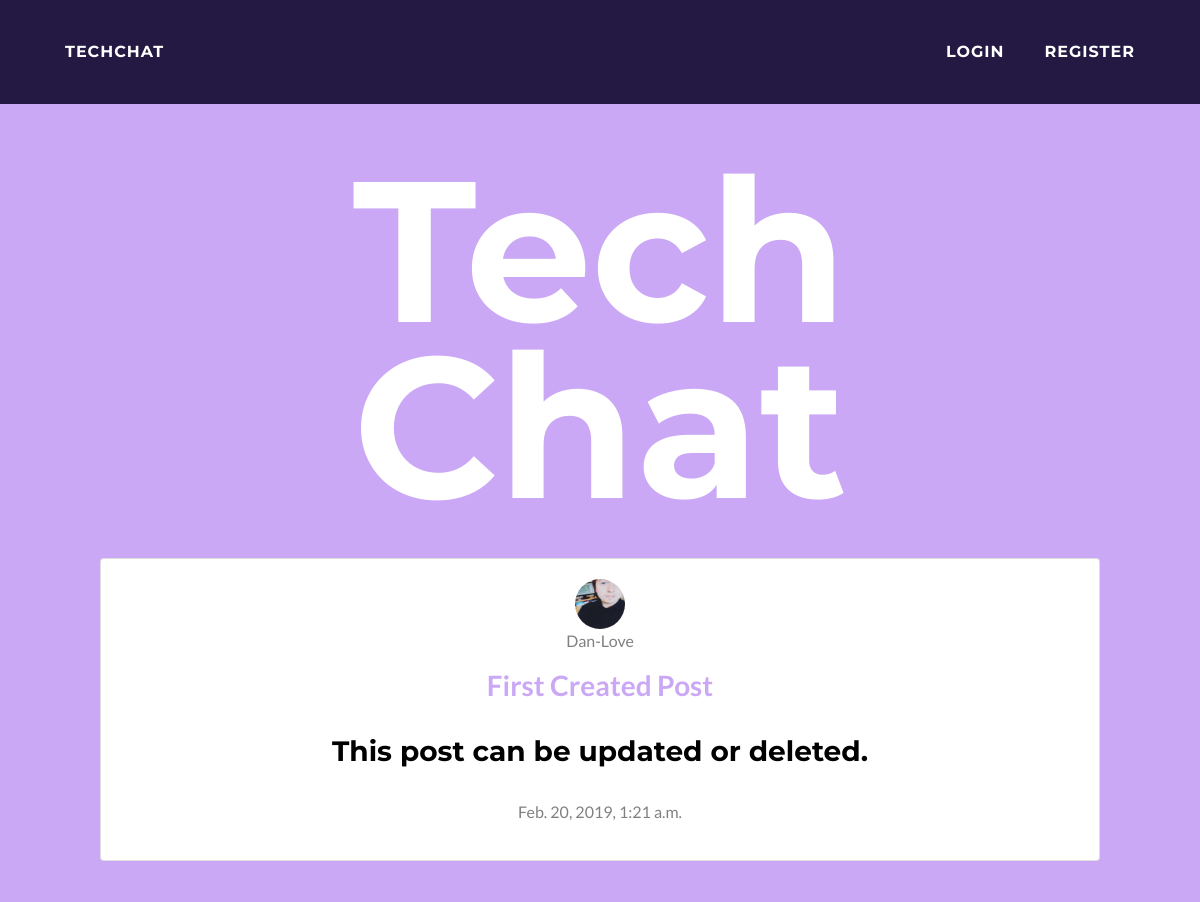
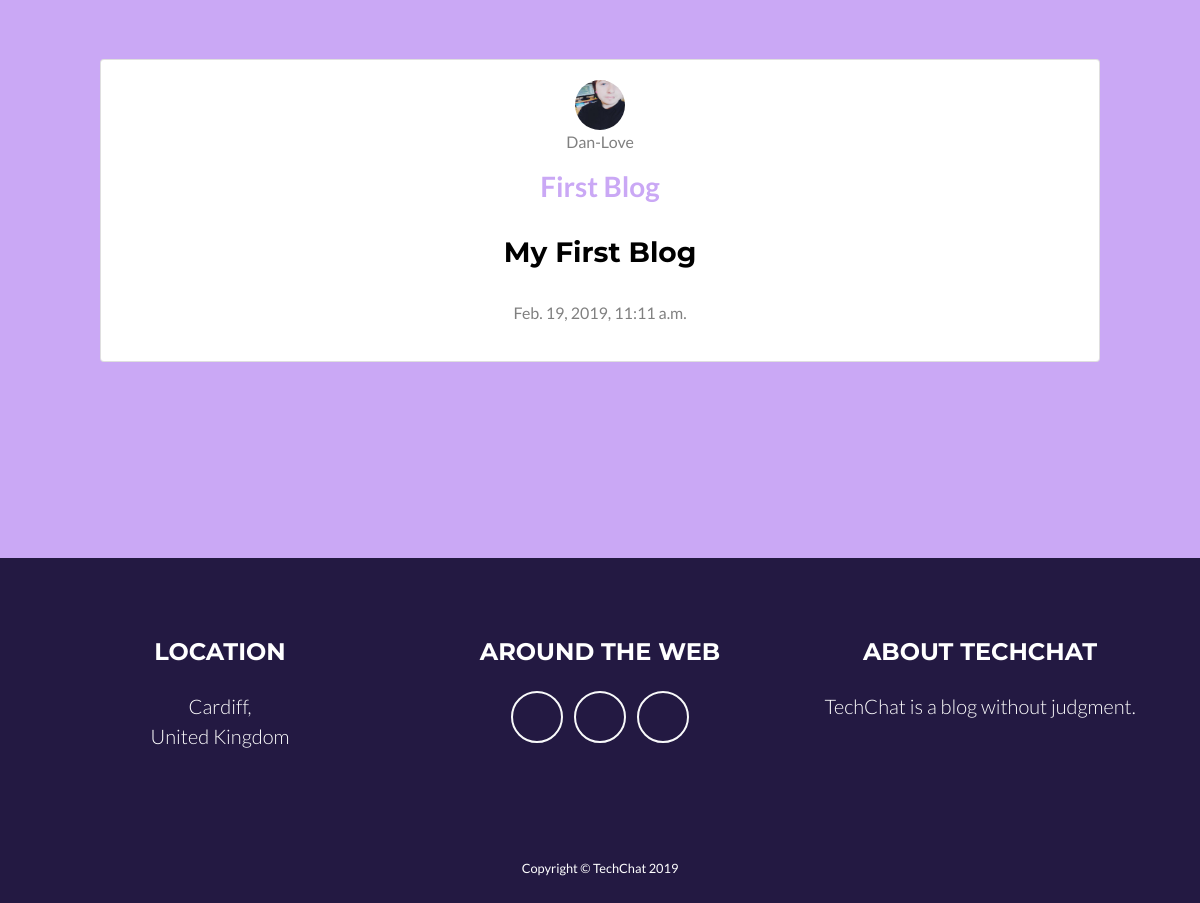
Before: /feed with the older database file (2 pictures, top to bottom).
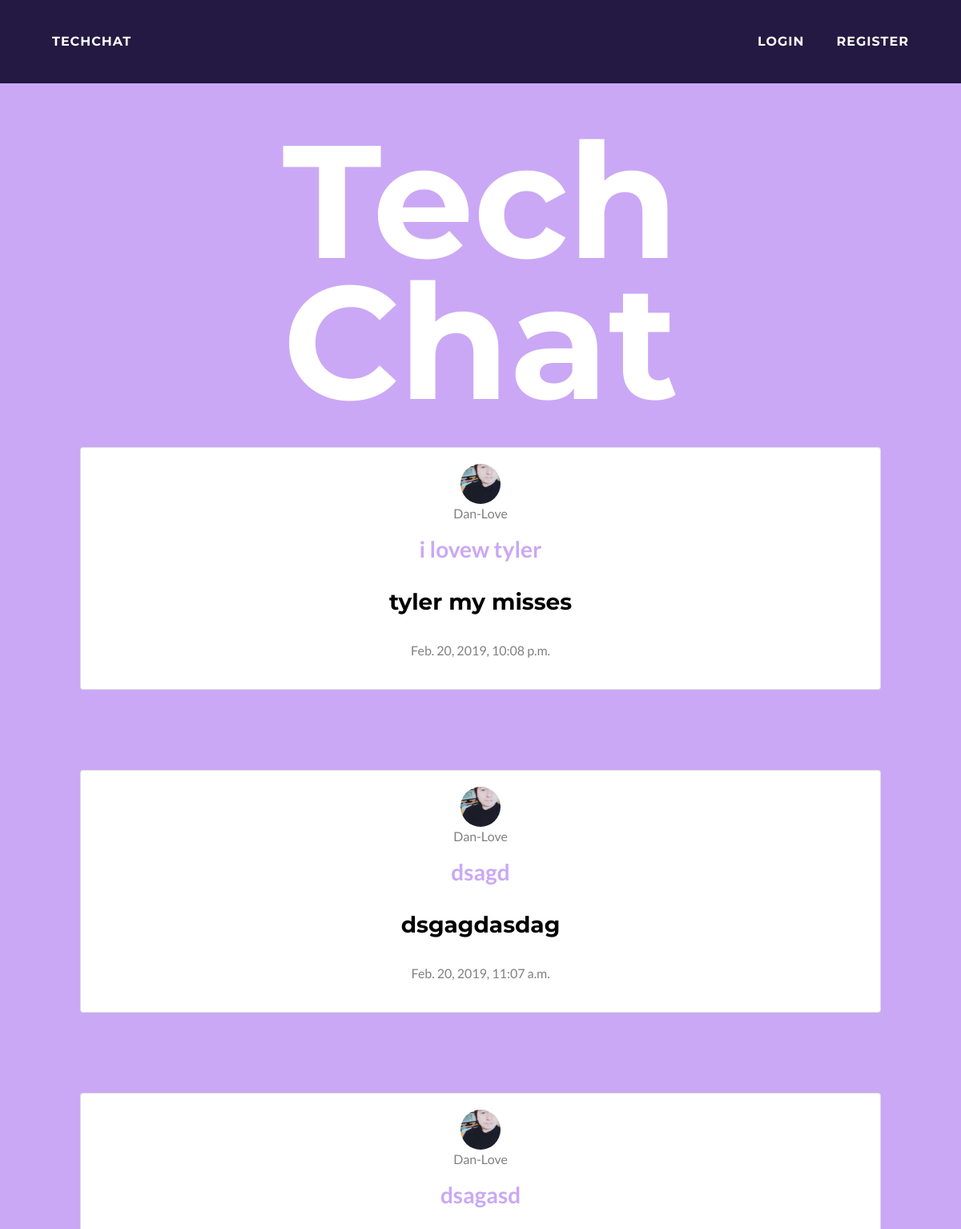
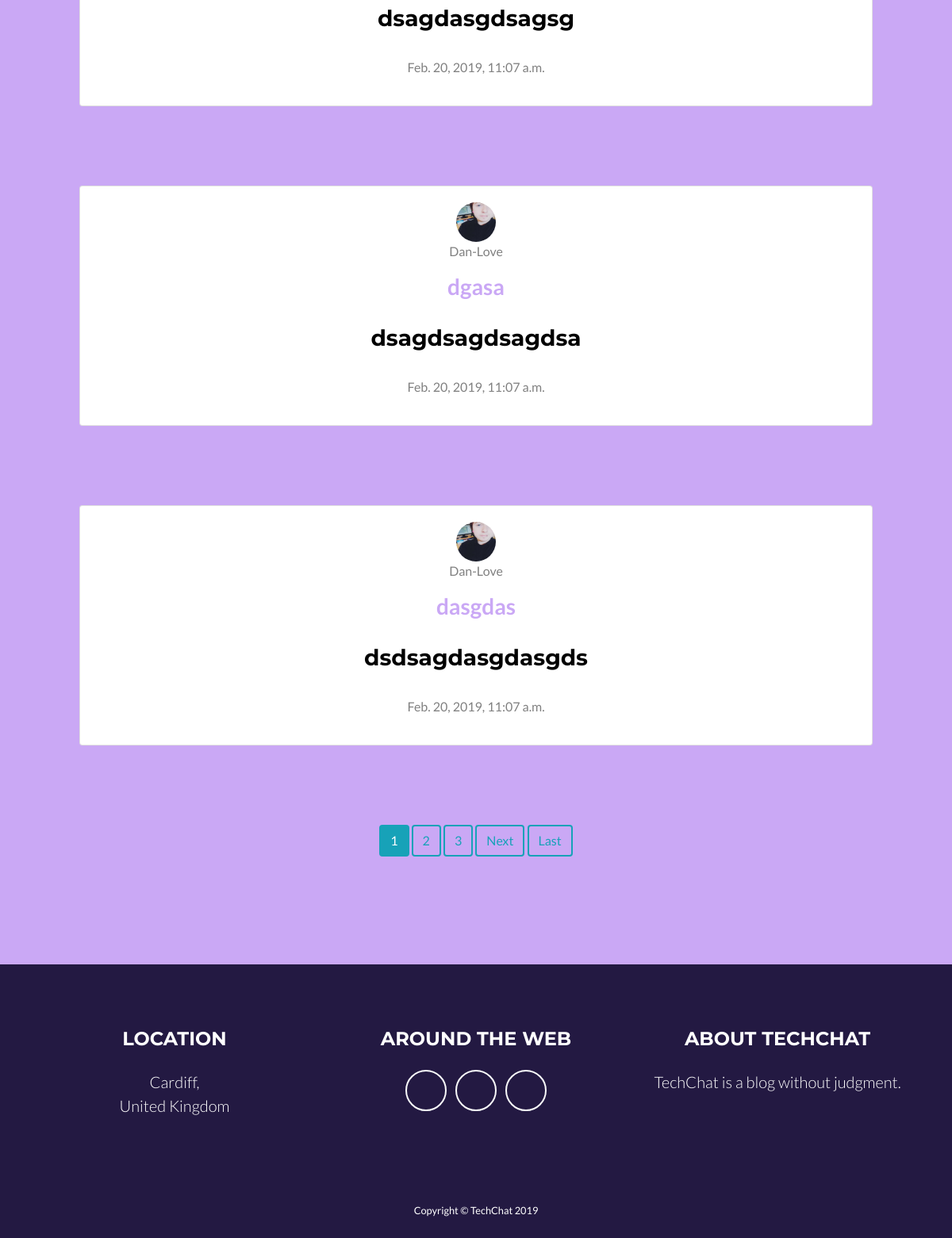
After: the same page with the newer database file (2 pictures, top to bottom).
### main/models.py (models this page shows, shortened)
class Post(models.Model):
    title = models.CharField(max_length=100, default='')
    content = models.TextField(default='')
    date_posted = models.DateTimeField(default=timezone.now)
    author = models.ForeignKey(User, on_delete=models.CASCADE)

### users/models.py (models this page shows, shortened)
class Profile(models.Model):
    user = models.OneToOneField(User, on_delete=models.CASCADE)
    image = models.ImageField(default='default.png', upload_to='profile_pics')
    bio = models.TextField(default='About...')

### main/views.py (the view)
# urls.py: path('feed', PostListView.as_view(), name="feed"),
class PostListView(ListView):
    model = Post
    template_name = 'main/index.html'
    context_object_name = 'posts'
    ordering = ['-date_posted']
    paginate_by = 5

### main/templates/main/index.html (shortened to what this page needs)
{% extends 'main/base.html' %}
{% block content %}
  <h1 style="font-size: 200px; text-align: center;">Tech</h1> <br>
    <h1 style="font-size: 200px; text-align: center; margin:80px">Chat</h1>
    <p style="text-align:center;">
    {% for x in posts %}
    <div class="card" style="width: auto; margin: 100px">
    <div class="card-body">
      <img style="height: 50px; width: 50px" class="rounded-circle article-img" src="{{ x.author.profile.image.url }}">
      <a href="{% url 'user-posts' x.author.username %}"><p style="color:grey;"> {{ x.author }} </p></a>
      <h2 style="color:black;"><a href="{% url 'post-detail' x.id %}"> {{ x.title }}</a></h2><br> <h3 style="color:black;"> {{ x.content }}</h3>
      <br><p style="color:grey;"> {{ x.date_posted }} </p> </div>
    </div>
    {% endfor %}
  {% if is_paginated %}
     {% for num in page_obj.paginator.page_range %}
        {% if page_obj.number == num %}
          <a class="btn btn-info mb-4" href="?page={{ num }}">{{ num }}</a>
        {% elif num > page_obj.number|add:'-3' and num < page_obj.number|add:'+3' %}
<a class="btn btn-outline-info mb-4" href="?page={{ num }}">{{ num }}</a>
{% endif %}
      {% endfor %}
{% if page_obj.has_next %}
        <a class="btn btn-outline-info mb-4" href="?page={{ page_obj.next_page_number }}">Next</a>
        <a class="btn btn-outline-info mb-4" href="?page={{ page_obj.paginator.num_pages }}">Last</a>
     {% endif %}
  {% endif %}
    </p>
{% endblock content %}

Changed rows visible on the page:
removed Post: author.profile.image (picture), author "Dan-Love", title "First Created Post", content "This post can be updated or deleted.", date_posted "Feb. 20, 2019, 1:21 a.m."
removed Post: author.profile.image (picture), author "Dan-Love", title "First Blog", content "My First Blog", date_posted "Feb. 19, 2019, 11:11 a.m."
added Post: author.profile.image (picture), author "Dan-Love", title "i lovew tyler", content "tyler my misses", date_posted "Feb. 20, 2019, 10:08 p.m."
added Post: author.profile.image (picture), author "Dan-Love", title "dsagd", content "dsgagdasdag", date_posted "Feb. 20, 2019, 11:07 a.m."
added Post: author.profile.image (picture), author "Dan-Love", title "dsagasd", content "dsagdasgdsagsg", date_posted "Feb. 20, 2019, 11:07 a.m."
added Post: author.profile.image (picture), author "Dan-Love", title "dgasa", content "dsagdsagdsagdsa", date_posted "Feb. 20, 2019, 11:07 a.m."
added Post: author.profile.image (picture), author "Dan-Love", title "dasgdas", content "dsdsagdasgdasgds", date_posted "Feb. 20, 2019, 11:07 a.m."
Other visible differences:
new list line: "1"
new list line: "2"
new list line: "3"
text now shown: "Next Last"
